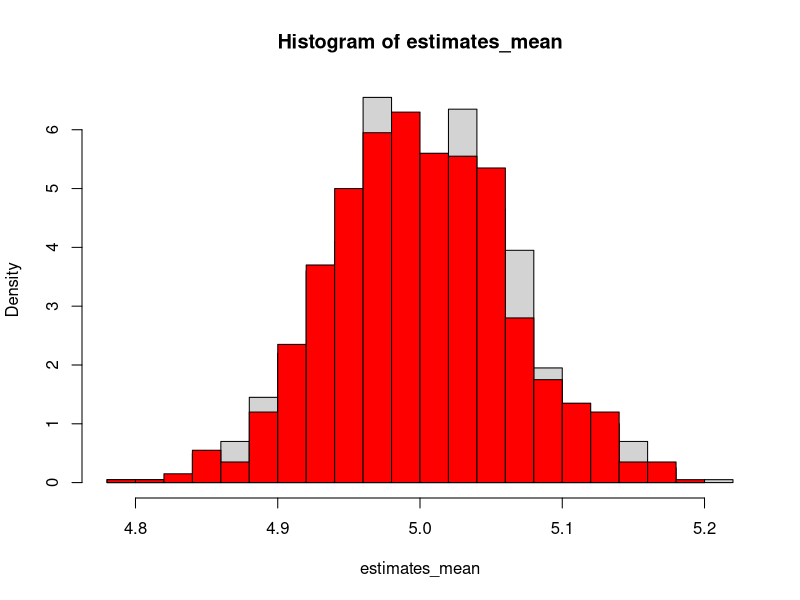
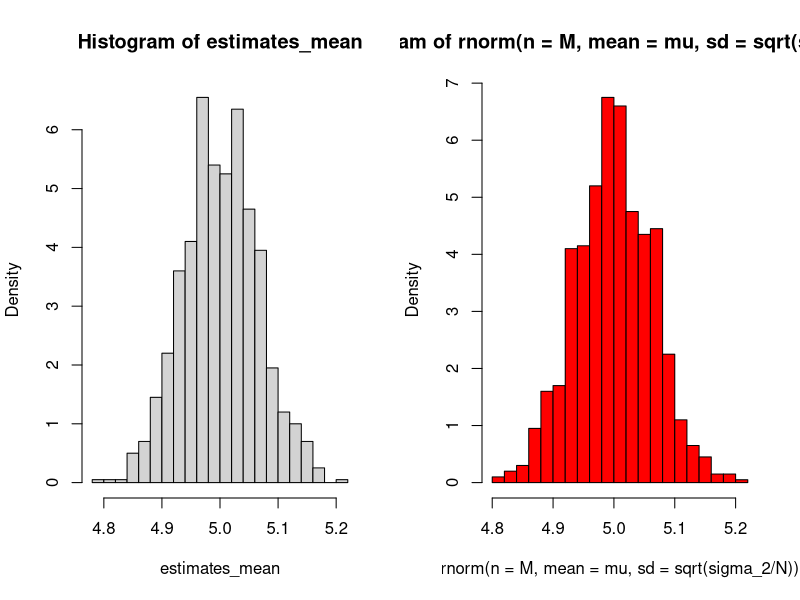
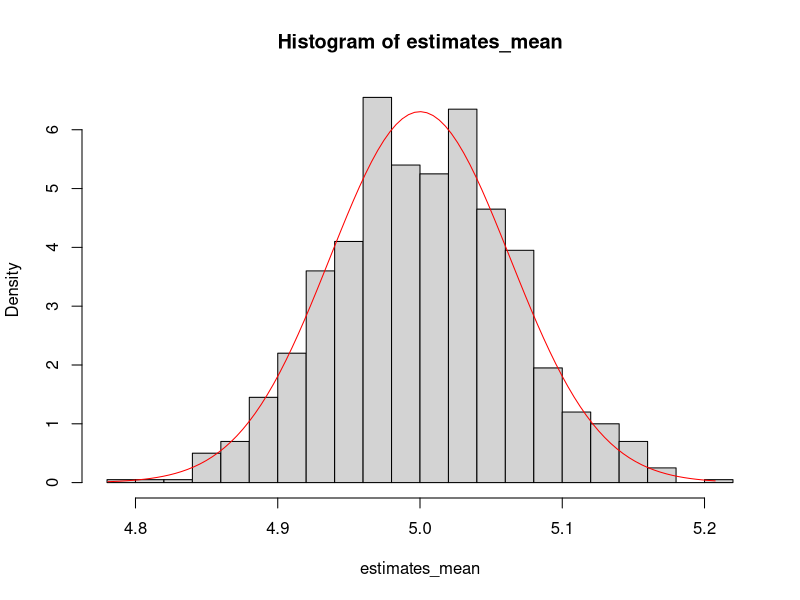
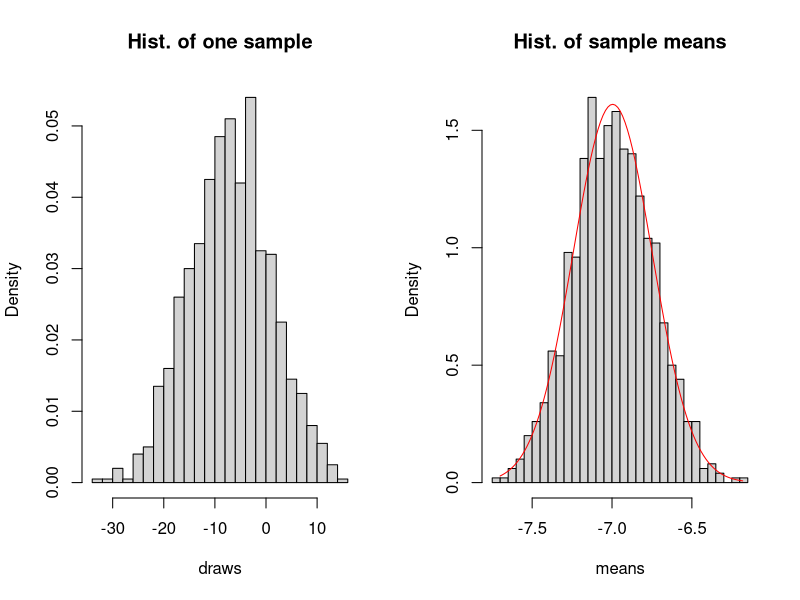

These figures' R source, in order:
# ############################################################################# #
#                                                                               #
#### Code Problem Set 2                                                      ####
#                                                                               #
# ############################################################################# #



# ############################################################################# #
##### Problem 2.2 Estimator Properties                                      #####
# ############################################################################# #

### We want to visualise the results of Problem 2.1 using R. This can be done by following the steps:

###### (a)   --------------------------------------------------------------------
### Draw N=1000 (pseudo-)random realisations of a normally distributed random variable with mean mu=5 and variance sigma^2=4. 
### This can be done in R using the function rnorm

N               <- 10^3
mu              <- 5
sigma_2         <- 4

x               <- rnorm(n = N, mean = mu, sd = sqrt(sigma_2))




###### (b)   --------------------------------------------------------------------
### Calculate the sample mean of the drawn realisations.

mean(x)




###### (c)   --------------------------------------------------------------------
### Repeat step (a) and (b) M=1000 times. This can be done using a for-loop. 
### For each time calculate the mean of the draws and store it in a vector. 
### This way you obtain M=1000 estimates of the mean of the distribution from which the samples are drawn.

M               <- 10^3
estimates_mean  <- numeric(M)

for(i in 1:M){
  set.seed(i)           ### set a seed to make your code reproducible 
  x                 <- rnorm(n = N, mean = mu, sd = sqrt(sigma_2))
  estimates_mean[i] <- mean(x)
}




###### (d)   --------------------------------------------------------------------
### Calculate the mean and variance of the estimates. Compare the results with the estimator properties from Problem 2.1.

mean(estimates_mean)
var(estimates_mean)

### the mean of the estimates should be approximately equal to the true mean mu
### the variance of the estimates should be approximately equal to the variance of the random variable divided by the sample size, so sigma^2/N
matrix(data = c(mean(estimates_mean), var(estimates_mean), 
                mu, sigma_2/N,
                (mean(estimates_mean)-mu), var(estimates_mean)-sigma_2/N),
       nrow = 3, byrow = TRUE,
       dimnames = list(c("estimate", "theory", "difference"), c("mean","variance"))
)




###### (e)   --------------------------------------------------------------------
### Plot a histogram of the results using the function hist and compare the shape with a histogram of (pseudo)-random draws from a normal distribution with appropriate mean and variance.

hist(x = estimates_mean, breaks = 25, freq = FALSE)
hist(rnorm(n = M, mean = mu, sd = sqrt(sigma_2/N)), breaks = 25, freq = FALSE, col = "red", add = TRUE)

### alternatively: side by side:
par(mfrow=c(1,2))
hist(x = estimates_mean, breaks = 25, freq = FALSE)
hist(rnorm(n = M, mean = mu, sd = sqrt(sigma_2/N)), breaks = 25, freq = FALSE, col = "red")
par(mfrow=c(1,1))

### alternatively we can plot the density of the normal distribution over the histogram
hist(x = estimates_mean, breaks = 25, freq = FALSE)
x_fit <- seq(from = min(estimates_mean), to = max(estimates_mean), length = 100) 
y_true <- dnorm(x = x_fit, mean = mu, sd = sqrt(sigma_2/N))
lines(x_fit, y_true, col = "red")




### This can also be done for random variables that follow a different distribution than the one given in (a), 
### showing that the properties of the sample mean as an estimator for the expected value does not depend on the distribution of x.




###### (f)   --------------------------------------------------------------------
### Try out the same steps (a) to (e) with different distributions. 
### You can first variate the mean and variance of the normal distribution. 
### You should also try out different types of distributions. 
### Use the help function ?Distributions for some inspiration. You may also vary N and M.

N <- 10^3
M <- 10^3

{
  ### draw
  estimates_mean  <- numeric(M)
  for(i in 1:M){
    ### normal distribution
    x_draws <- rnorm(n = N, mean = -7, sd = 8)
    
    ### uniform distribution
    #x_draws <- runif(n = N, min = 3, max = 9)
    
    ### poisson distribution
    #x_draws <- rpois(n = N, lambda = 3)
    
    ### t distribution
    #x_draws <- rt(n = N, df = 2)
    
    ### cauchy distribution
    #x_draws <- rcauchy(n = N, location = 3, scale = .05)
    
    estimates_mean[i] <- mean(x_draws)
  }
  
  ### plot histograms
  par(mfrow=c(1,2))
  hist(x = x_draws, 
       breaks = 25,
       freq = FALSE,
       main = "Hist. of one sample",
       xlab = "draws")
  
  hist(x = estimates_mean, 
       breaks = 25, 
       freq = FALSE,
       main = "Hist. of sample means",
       xlab = "means")
  x_fit <- seq(min(estimates_mean), max(estimates_mean), length = 100) 
  y_norm <- dnorm(x_fit, mean = mean(estimates_mean), sd = sd(estimates_mean))
  lines(x_fit, y_norm, col = "red")
  par(mfrow=c(1,1))
  
  print(
    matrix(data = c(mean(estimates_mean), var(estimates_mean)),
           nrow = 2,
           dimnames = list(c("mean","variance"),c("sample estimate"))
    )
  )
}




###### (g)   --------------------------------------------------------------------
### Can you find a distribution for which the histogram of the distribution of the estimates of the mean (plot from part (e)) does not represent approximately a normal distribution?
### Why is this the case? Does this contradict the previous results from Problem 2.1?

### If we draw from a Cauchy Distribution, the histogram does not represent a normal distribution.
### The variance of the estimates is also not stable and varies, if we repeat the process several times.
### This is the case because mean and variance of the Cauchy distribution is undefined and hence the Central Limit Theorem does not apply.




###### (h)   --------------------------------------------------------------------
### Which theorem formalizes the results that we can observe here?

### The Central Limit Theorem



